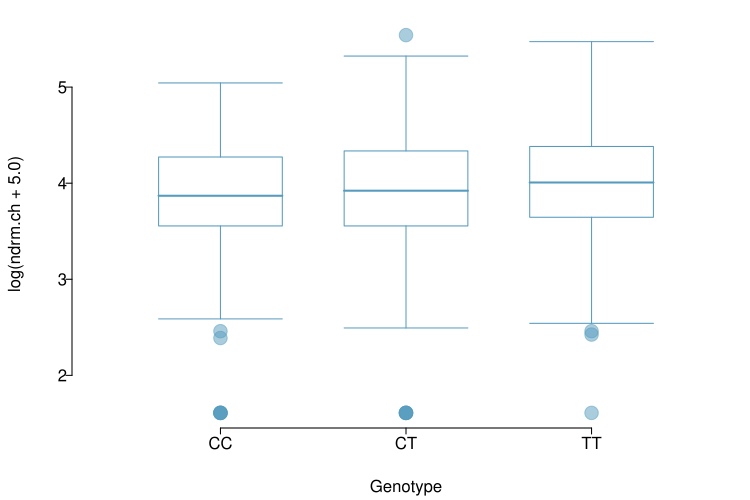

Write the R code that produced this figure.
require(openintro)
data(COL)

myPDF("logNdrmChActn3R577xBoxPlot.pdf", 7.5, 5,
      mar = c(3.6, 3.6, 1, 0.5),
      mgp = c(2.4, 0.25, 0)
)

boxPlot(log(famuss$ndrm.ch + 5.0),  famuss$actn3.r577x,
        xlab = 'Genotype',
        ylab = 'log(ndrm.ch + 5.0)',,
        pch = 19,
        pchCex = 1.8,
        lcol = COL[1],
        col = COL[1,3])

dev.off()
